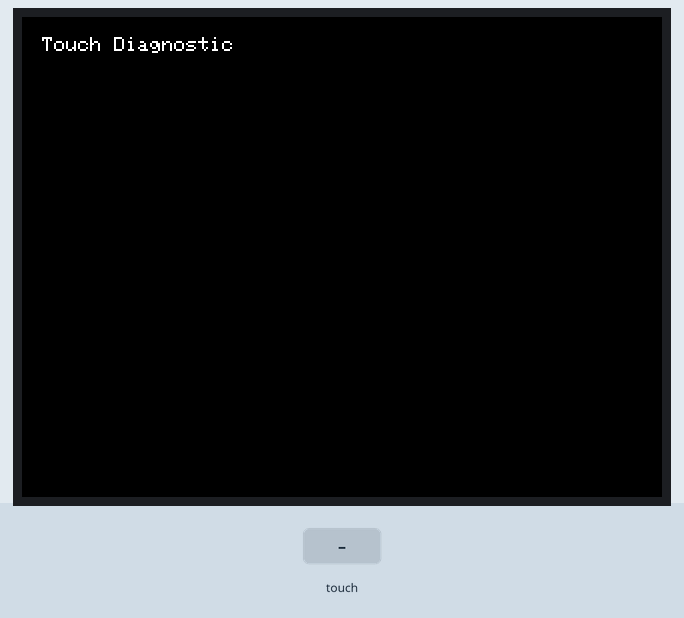
This sketch was run on a simulated ESP32. Parts: 320×240 colour display. Inputs (shaded band) come from the test bench. What the sketch prints to the serial monitor is not drawn.

Above: at 1.4 s.
1.5 s: screen touched at 13 % across, 10 % down
At 2.6 s:
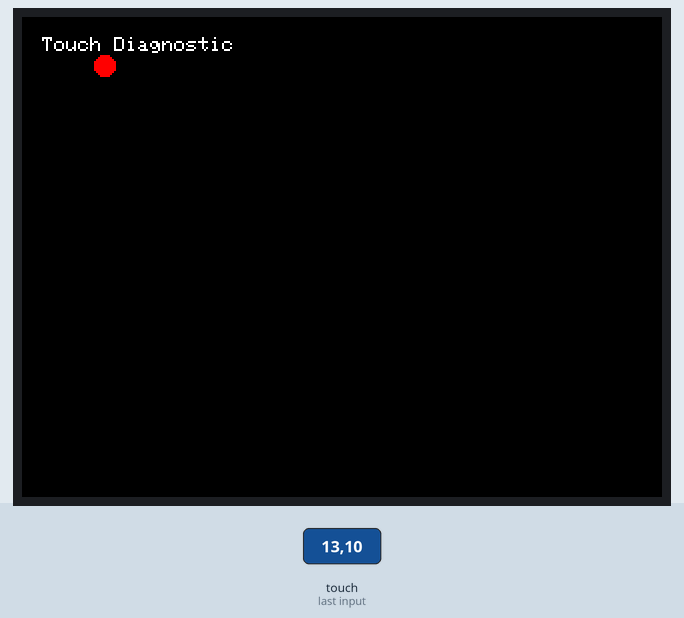
3.0 s: screen touched at 38 % across, 10 % down
At 3.8 s:
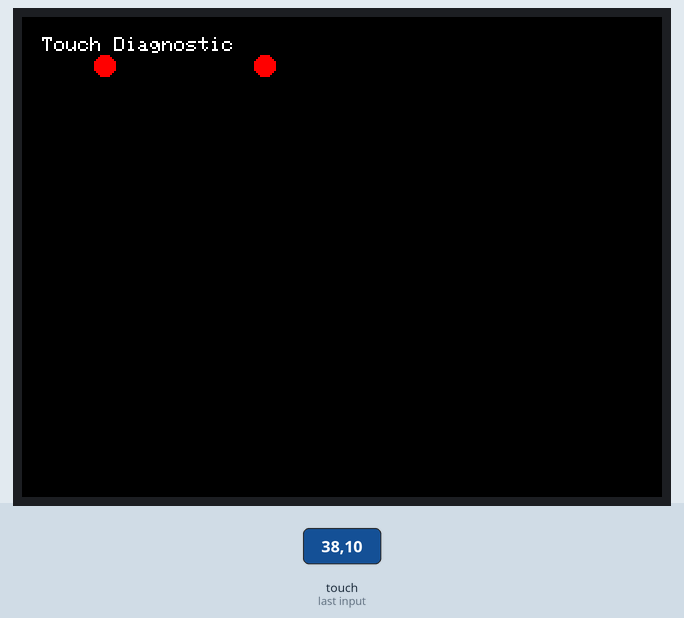
Timing chart, 0 to 6.0 s (numbered marks = the images above; inputs shaded):
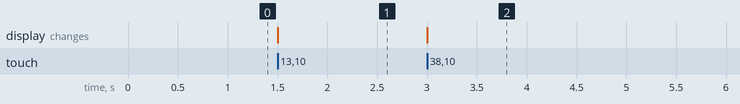

The sketch:

FLA_Timer_Display_ESP32_2432S028.ino
```cpp
// ESP32-2432S028 Touch Diagnostic
// Upload this first.
// Touching the screen draws a red dot and prints coordinates.

#include <LovyanGFX.hpp>

class LGFX_CYD : public lgfx::LGFX_Device {
  lgfx::Panel_ILI9341 _panel;
  lgfx::Bus_SPI _bus;
  lgfx::Light_PWM _light;
  lgfx::Touch_XPT2046 _touch;
public:
  LGFX_CYD() {
    auto b = _bus.config();
    b.spi_host = SPI2_HOST;
    b.pin_sclk = 14;
    b.pin_mosi = 13;
    b.pin_miso = 12;
    b.pin_dc   = 2;
    _bus.config(b);
    _panel.setBus(&_bus);

    auto p = _panel.config();
    p.pin_cs = 15;
    _panel.config(p);

    auto l = _light.config();
    l.pin_bl = 21;
    _light.config(l);
    _panel.setLight(&_light);

    auto t = _touch.config();
    t.x_min = 200;
    t.x_max = 3900;
    t.y_min = 200;
    t.y_max = 3900;
    t.pin_int = 36;
    t.offset_rotation = 0;
    t.spi_host = SPI3_HOST;
    t.freq = 1000000;
    t.pin_sclk = 25;
    t.pin_mosi = 32;
    t.pin_miso = 39;
    t.pin_cs = 33;
    t.bus_shared = true;
    _touch.config(t);
    _panel.setTouch(&_touch);

    setPanel(&_panel);
  }
};

LGFX_CYD lcd;

void setup() {
  Serial.begin(115200);
  lcd.init();
  lcd.setRotation(1);
  lcd.fillScreen(TFT_BLACK);
  lcd.setTextColor(TFT_WHITE);
  lcd.drawString("Touch Diagnostic",10,10);
}

void loop() {
  uint16_t x,y;

  if (lcd.getTouch(&x,&y)) {
    Serial.printf("TOUCH x=%u y=%u\n", x, y);
    lcd.fillCircle(x, y, 5, TFT_RED);
  }

  delay(10);
}
```

Measured:
- after the input at 1.5 s, the display: changes at once (image 1)
- after the input at 3.0 s, the display: changes at once (image 2)
